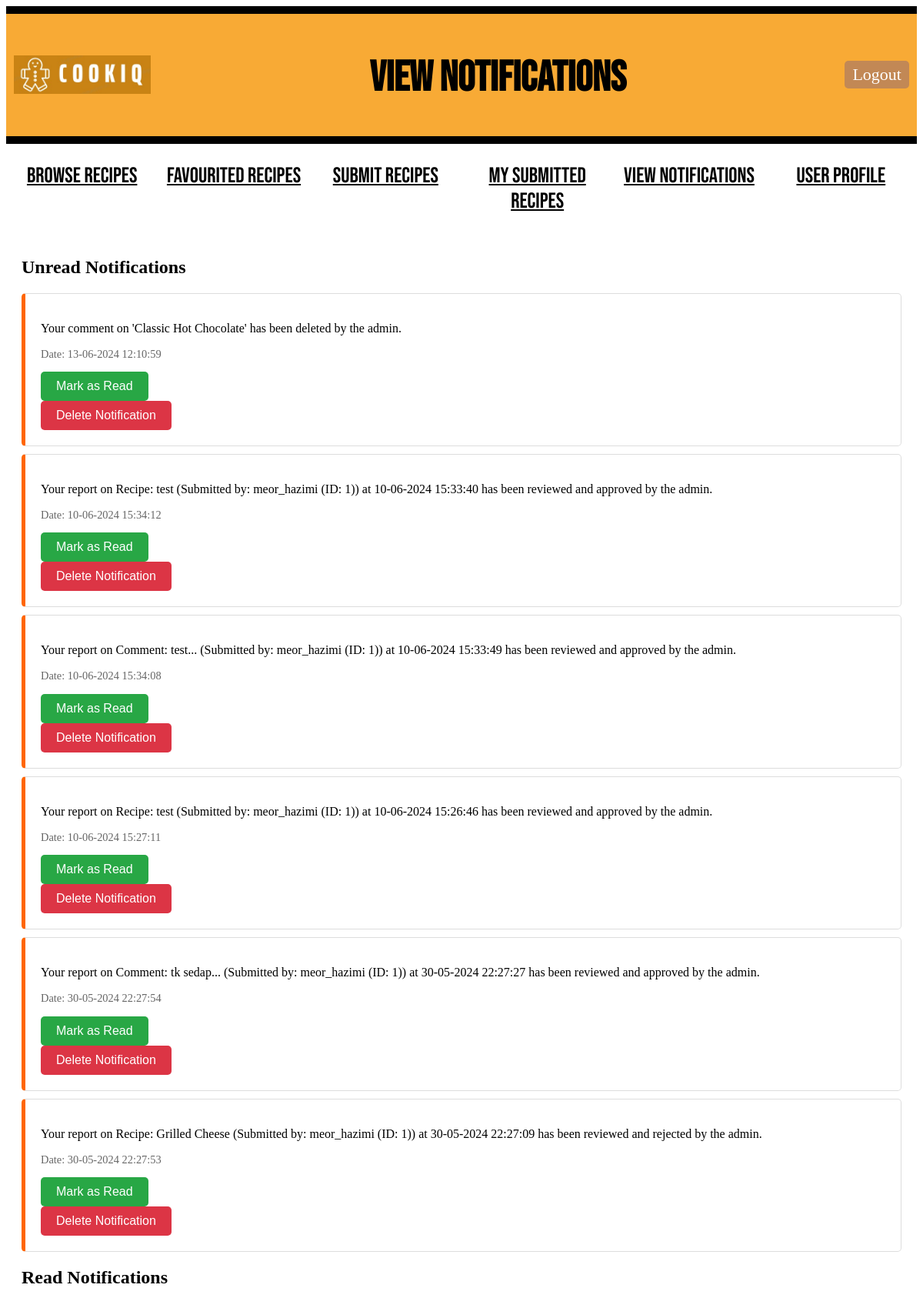
/user/2/notifications (signed in), run on the app's committed database.
### models.py (models this page shows)
class Notification(db.Model):
    id = db.Column(db.Integer, primary_key=True)
    user_id = db.Column(db.Integer, db.ForeignKey('user.id', name='fk_notification_user'), nullable=False)
    message = db.Column(db.String(255), nullable=False)
    timestamp = db.Column(db.DateTime(timezone=True), default=lambda: datetime.now(timezone('Asia/Kuala_Lumpur')))
    read = db.Column(db.Boolean, default=False)
    user = db.relationship('User', back_populates='notifications', overlaps="notifications,user_notifications")

### main.py (the view)
@app.route('/user/<int:user_id>/notifications')
def view_notifications(user_id):
    if "user_id" not in session or session["user_id"] != user_id:
        return redirect(url_for("login"))
    user = User.query.get_or_404(user_id)
    unread_notifications = Notification.query.filter_by(user_id=user_id, read=False).order_by(Notification.timestamp.desc()).all()
    read_notifications = Notification.query.filter_by(user_id=user_id, read=True).order_by(Notification.timestamp.desc()).all()
    return render_template('notifications.html', user=user, unread_notifications=unread_notifications, read_notifications=read_notifications)

### templates/notifications.html (shortened to what this page needs)
<!DOCTYPE html>
<html>
<head>
    <link rel="stylesheet" type="text/css" href="{{ url_for('static', filename='style.css') }}">
</head>
<body>
    <div class="header">
        <div class="logo-container">
            <img style="height: 50px; padding-bottom: 30px;" src="{{ url_for('static', filename='Logo_CookiQ.jpeg') }}" alt="Logo_CookiQ">
        </div>
        <h1 class="title">View Notifications</h1>
        <a href="{{ url_for('logout') }}" class="LogOutButton">Logout</a>
    </div>
    {% include '_flashes.html' %}
    <div class="classification">
        <ul>
            <li><a href="{{ url_for('browse_recipes', user_id=user.id) }}" class="nav-button">Browse Recipes</a></li>
            <li><a href="{{ url_for('favouritedrecipe', user_id=user.id) }}" class="nav-button">Favourited Recipes</a></li>
            <li><a href="{{ url_for('recipesubmission', user_id=user.id) }}" class="nav-button">Submit Recipes</a></li>
            <li><a href="{{ url_for('submitted_recipes', user_id=user.id) }}" class="nav-button">My Submitted Recipes</a></li>
            <li><a href="{{ url_for('view_notifications', user_id=user.id) }}" class="nav-button">View Notifications</a></li>
            <li><a href="{{ url_for('user_profile', user_id=user.id) }}" class="nav-button">User Profile</a></li>
        </ul>
    </div>
    <div class="notifications-container">
        <h2>Unread Notifications</h2>
        <ul class="notification-list">
            {% for notification in unread_notifications %}
            <li class="notification-item unread">
                <p>{{ notification.message }}</p>
                <p class="timestamp">Date: {{ notification.timestamp.strftime('%d-%m-%Y %H:%M:%S') }}</p>
                <div class="notification-actions">
                    <form action="{{ url_for('mark_notification_as_read', notification_id=notification.id, user_id=user.id) }}" method="POST">
                        <button type="submit" class="btn-mark-read">Mark as Read</button>
                    </form>
                    <form action="{{ url_for('delete_notification', user_id=user.id, notification_id=notification.id) }}" method="POST">
                        <button type="submit" class="btn-delete-notif" onclick="return confirm('Are you sure you want to delete this notification?')">Delete Notification</button>
                    </form>
                </div>
            </li>
            {% endfor %}
        </ul>
        <h2>Read Notifications</h2>
    </div>
</body>
</html>

### static/style.css (style rules this page uses)
.header { display: flex; align-items: center; justify-content: space-between; background-color: #f8aa35; border-top: 10px solid #000; border-bottom: 10px solid #000; margin-bottom: 20px; padding: 5px 10px; }
.logo-container { display: flex; align-items: center; margin-top: 30px; }
.title { font-family: 'Bebas Neue', sans-serif; font-size: 55px; color: rgb(0, 0, 0); margin-top: 45px; }
.nav-button { border: none; color: rgb(0, 0, 0); }
.MainButton, .HomeButton, .LogOutButton { padding: 5px 10px; border-radius: 5px; background-color: #c28855; color: #fff; font-size: 22px; font-weight: 300; cursor: pointer; text-decoration: none; left: 20px; }
.classification ul { text-align: center; display: flex; padding-top: 5px; padding-left: 0px; }
.classification li { font-family: 'Bebas Neue', sans-serif; font-size: 28px; font-weight: 300; text-transform: uppercase; display: inline-block; width: 100%; }
.notifications-container { padding: 20px; }
.notification-list { list-style-type: none; padding: 0; }
.notification-item { background-color: white; margin: 10px 0; padding: 20px; border: 1px solid #ddd; border-radius: 5px; transition: box-shadow 0.3s; }
.notification-item.unread { border-left: 5px solid #ff6600; }
.timestamp { font-size: 0.9em; color: #666; }
.notification-actions { margin-top: 10px; }
.btn-mark-read, .btn-mark-unread, .btn-delete-notif { border: none; padding: 10px 20px; cursor: pointer; font-size: 1em; border-radius: 5px; transition: background-color 0.3s; }
.btn-mark-read { background-color: #28a745; color: white; }
.btn-delete-notif { background-color: #dc3545; color: white; }

### data on the page
Notification: message "Your comment on 'Classic Hot Chocolate' has been deleted by the admin.", timestamp "13-06-2024 12:10:59"
Notification: message "Your report on Recipe: test (Submitted by: meor_hazimi (ID: 1)) at 10-06-2024 15:33:40 has been reviewed and approved by the admin.", timestamp "10-06-2024 15:34:12"
Notification: message "Your report on Comment: test... (Submitted by: meor_hazimi (ID: 1)) at 10-06-2024 15:33:49 has been reviewed and approved by the admin.", timestamp "10-06-2024 15:34:08"
Notification: message "Your report on Recipe: test (Submitted by: meor_hazimi (ID: 1)) at 10-06-2024 15:26:46 has been reviewed and approved by the admin.", timestamp "10-06-2024 15:27:11"
Notification: message "Your report on Comment: tk sedap... (Submitted by: meor_hazimi (ID: 1)) at 30-05-2024 22:27:27 has been reviewed and approved by the admin.", timestamp "30-05-2024 22:27:54"
Notification: message "Your report on Recipe: Grilled Cheese (Submitted by: meor_hazimi (ID: 1)) at 30-05-2024 22:27:09 has been reviewed and rejected by the admin.", timestamp "30-05-2024 22:27:53"
